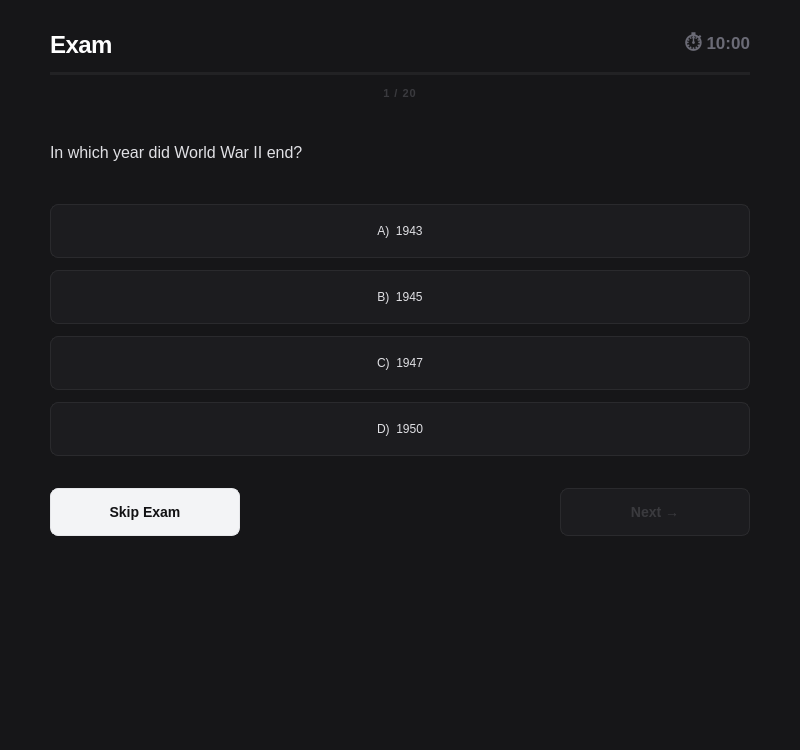
<?xml version="1.0" encoding="UTF-8"?>
<ui version="4.0">
 <class>Exam</class>
 <widget class="QWidget" name="Exam">
  <property name="geometry">
   <rect>
    <x>0</x>
    <y>0</y>
    <width>800</width>
    <height>750</height>
   </rect>
  </property>
  <property name="windowTitle">
   <string>Form</string>
  </property>
  <property name="styleSheet">
   <string notr="true">
QWidget#Exam {
    background-color: #161618;
}
QPushButton#buttonA,
QPushButton#buttonB,
QPushButton#buttonC,
QPushButton#buttonD {
    background-color: #1c1c1f;
    color: #e0e0e4;
    font-size: 12px;
    font-weight: 400;
    border: 1px solid #2a2a2d;
    border-radius: 8px;
    padding: 16px 20px;
}
QPushButton#buttonA:hover,
QPushButton#buttonB:hover,
QPushButton#buttonC:hover,
QPushButton#buttonD:hover {
    background-color: #202023;
    border-color: #3a3a3e;
}
QPushButton#buttonA:pressed,
QPushButton#buttonB:pressed,
QPushButton#buttonC:pressed,
QPushButton#buttonD:pressed {
    background-color: #1a1a1d;
    border-color: #4a4a52;
}
QPushButton#buttonNext {
    background-color: #ffffff;
    color: #111113;
    font-size: 14px;
    font-weight: 600;
    border: none;
    border-radius: 8px;
    padding: 12px 28px;
}
QPushButton#buttonNext:hover {
    background-color: #e8e8e8;
}
QPushButton#buttonNext:disabled {
    background-color: #1c1c1f;
    color: #3a3a3e;
    border: 1px solid #2a2a2d;
}
QPushButton#buttonSkip {
    background-color: #f3f4f6;
    color: #111113;
    font-size: 14px;
    font-weight: 600;
    border: 1px solid #e6e7ea;
    border-radius: 8px;
    padding: 12px 28px;
}
QPushButton#buttonSkip:hover {
    background-color: #e8e9ec;
    border-color: #cfd2d6;
}
QPushButton#buttonSkip:pressed {
    background-color: #dfe2e6;
}
QPushButton#buttonBackHome {
    background-color: transparent;
    color: #6b6b76;
    font-size: 14px;
    font-weight: 500;
    border: 1px solid #2a2a2d;
    border-radius: 8px;
    padding: 12px 28px;
}
QPushButton#buttonBackHome:hover {
    background-color: #1c1c1f;
    color: #ffffff;
    border-color: #3a3a3e;
}
QPushButton#buttonViewExams {
    background-color: transparent;
    color: #6b6b76;
    font-size: 14px;
    font-weight: 500;
    border: 1px solid #2a2a2d;
    border-radius: 8px;
    padding: 12px 28px;
}
QPushButton#buttonViewExams:hover {
    background-color: #1c1c1f;
    color: #ffffff;
    border-color: #3a3a3e;
}
QProgressBar#progressBar {
    background-color: #222224;
    border: none;
    border-radius: 2px;
    max-height: 3px;
}
QProgressBar#progressBar::chunk {
    background-color: #ffffff;
    border-radius: 2px;
}
QLabel#labelExamTitle {
    color: #ffffff;
    font-size: 24px;
    font-weight: 700;
    letter-spacing: -0.5px;
}
QLabel#labelTimer {
    color: #6b6b76;
    font-size: 17px;
    font-weight: 600;
}
QLabel#labelQuestion {
    color: #e0e0e4;
    font-size: 16px;
}
QLabel#labelProgress {
    color: #3a3a3e;
    font-size: 11px;
    font-weight: 600;
    letter-spacing: 1px;
}
QLabel#labelResultTitle {
    color: #4a4a52;
    font-size: 10px;
    font-weight: 600;
    letter-spacing: 3px;
}
QLabel#labelScore {
    color: #3dd68c;
    font-size: 80px;
    font-weight: 700;
    letter-spacing: -4px;
}
QLabel#labelScoreLabel {
    color: #3a3a3e;
    font-size: 10px;
    font-weight: 600;
    letter-spacing: 2px;
}
QLabel#labelGrade {
    color: #6b6b76;
    font-size: 15px;
    font-weight: 500;
}
   </string>
  </property>
  <layout class="QVBoxLayout" name="verticalLayout">
   <property name="spacing">
    <number>0</number>
   </property>
   <property name="leftMargin">
    <number>0</number>
   </property>
   <property name="topMargin">
    <number>0</number>
   </property>
   <property name="rightMargin">
    <number>0</number>
   </property>
   <property name="bottomMargin">
    <number>0</number>
   </property>
   <item>
    <widget class="QStackedWidget" name="stackedWidget">
     <property name="currentIndex">
      <number>0</number>
     </property>
     <widget class="QWidget" name="pageExam">
      <layout class="QVBoxLayout" name="pageExamLayout">
       <property name="spacing">
        <number>12</number>
       </property>
       <property name="leftMargin">
        <number>50</number>
       </property>
       <property name="topMargin">
        <number>30</number>
       </property>
       <property name="rightMargin">
        <number>50</number>
       </property>
       <property name="bottomMargin">
        <number>40</number>
       </property>
       <item>
        <layout class="QHBoxLayout" name="examHeaderLayout">
         <property name="spacing">
          <number>0</number>
         </property>
         <item>
          <widget class="QLabel" name="labelExamTitle">
           <property name="text">
            <string>Exam</string>
           </property>
          </widget>
         </item>
         <item>
          <spacer name="examHeaderSpacer">
           <property name="orientation">
            <enum>Qt::Orientation::Horizontal</enum>
           </property>
           <property name="sizeHint" stdset="0">
            <size>
             <width>40</width>
             <height>20</height>
            </size>
           </property>
          </spacer>
         </item>
         <item>
          <widget class="QLabel" name="labelTimer">
           <property name="text">
            <string>⏱ 10:00</string>
           </property>
           <property name="alignment">
            <set>Qt::AlignmentFlag::AlignRight|Qt::AlignmentFlag::AlignTrailing|Qt::AlignmentFlag::AlignVCenter</set>
           </property>
          </widget>
         </item>
        </layout>
       </item>
       <item>
        <widget class="QProgressBar" name="progressBar">
         <property name="maximumSize">
          <size>
           <width>16777215</width>
           <height>3</height>
          </size>
         </property>
         <property name="maximum">
          <number>20</number>
         </property>
         <property name="value">
          <number>0</number>
         </property>
         <property name="textVisible">
          <bool>false</bool>
         </property>
        </widget>
       </item>
       <item>
        <widget class="QLabel" name="labelProgress">
         <property name="text">
          <string>1 / 20</string>
         </property>
         <property name="alignment">
          <set>Qt::AlignmentFlag::AlignCenter</set>
         </property>
        </widget>
       </item>
       <item>
        <widget class="QLabel" name="labelQuestion">
         <property name="minimumSize">
          <size>
           <width>0</width>
           <height>80</height>
          </size>
         </property>
         <property name="text">
          <string>In which year did World War II end?</string>
         </property>
         <property name="wordWrap">
          <bool>true</bool>
         </property>
        </widget>
       </item>
       <item>
        <widget class="QPushButton" name="buttonA">
         <property name="minimumSize">
          <size>
           <width>0</width>
           <height>54</height>
          </size>
         </property>
         <property name="text">
          <string>A)  1943</string>
         </property>
        </widget>
       </item>
       <item>
        <widget class="QPushButton" name="buttonB">
         <property name="minimumSize">
          <size>
           <width>0</width>
           <height>54</height>
          </size>
         </property>
         <property name="text">
          <string>B)  1945</string>
         </property>
        </widget>
       </item>
       <item>
        <widget class="QPushButton" name="buttonC">
         <property name="minimumSize">
          <size>
           <width>0</width>
           <height>54</height>
          </size>
         </property>
         <property name="text">
          <string>C)  1947</string>
         </property>
        </widget>
       </item>
       <item>
        <widget class="QPushButton" name="buttonD">
         <property name="minimumSize">
          <size>
           <width>0</width>
           <height>54</height>
          </size>
         </property>
         <property name="text">
          <string>D)  1950</string>
         </property>
        </widget>
       </item>
       <item>
        <spacer name="verticalSpacer_2">
         <property name="orientation">
          <enum>Qt::Orientation::Vertical</enum>
         </property>
         <property name="sizeType">
          <enum>QSizePolicy::Policy::Fixed</enum>
         </property>
         <property name="sizeHint" stdset="0">
          <size>
           <width>20</width>
           <height>20</height>
          </size>
         </property>
        </spacer>
       </item>
       <item>
        <layout class="QHBoxLayout" name="examFooterLayout">
         <property name="spacing">
          <number>0</number>
         </property>
         <item>
          <widget class="QPushButton" name="buttonSkip">
           <property name="enabled">
            <bool>true</bool>
           </property>
           <property name="minimumSize">
            <size>
             <width>190</width>
             <height>48</height>
            </size>
           </property>
           <property name="maximumSize">
            <size>
             <width>190</width>
             <height>48</height>
            </size>
           </property>
           <property name="text">
            <string>Skip Exam</string>
           </property>
           <property name="styleSheet">
            <string>
QPushButton {
    background-color: #f3f4f6;
    color: #111113;
    font-size: 14px;
    font-weight: 600;
    border: 1px solid #e6e7ea;
    border-radius: 8px;
    padding: 12px 28px;
}
QPushButton:hover {
    background-color: #e8e9ec;
    border-color: #cfd2d6;
}
QPushButton:pressed {
    background-color: #dfe2e6;
}
            </string>
           </property>
          </widget>
         </item>
         <item>
          <spacer name="examFooterSpacer">
           <property name="orientation">
            <enum>Qt::Orientation::Horizontal</enum>
           </property>
           <property name="sizeHint" stdset="0">
            <size>
             <width>40</width>
             <height>20</height>
            </size>
           </property>
          </spacer>
         </item>
         <item>
          <widget class="QPushButton" name="buttonNext">
           <property name="enabled">
            <bool>false</bool>
           </property>
           <property name="minimumSize">
            <size>
             <width>190</width>
             <height>48</height>
            </size>
           </property>
           <property name="maximumSize">
            <size>
             <width>190</width>
             <height>48</height>
            </size>
           </property>
           <property name="text">
            <string>Next →</string>
           </property>
          </widget>
         </item>
        </layout>
       </item>
       <item>
        <spacer name="examStretchSpacer">
         <property name="orientation">
          <enum>Qt::Orientation::Vertical</enum>
         </property>
         <property name="sizeHint" stdset="0">
          <size>
           <width>20</width>
           <height>20</height>
          </size>
         </property>
        </spacer>
       </item>
      </layout>
     </widget>
     <widget class="QWidget" name="pageResults">
      <layout class="QVBoxLayout" name="pageResultsLayout">
       <property name="spacing">
        <number>16</number>
       </property>
       <property name="leftMargin">
        <number>50</number>
       </property>
       <property name="topMargin">
        <number>60</number>
       </property>
       <property name="rightMargin">
        <number>50</number>
       </property>
       <property name="bottomMargin">
        <number>40</number>
       </property>
       <item>
        <spacer name="resultsVerticalSpacer">
         <property name="orientation">
          <enum>Qt::Orientation::Vertical</enum>
         </property>
         <property name="sizeType">
          <enum>QSizePolicy::Policy::Fixed</enum>
         </property>
         <property name="sizeHint" stdset="0">
          <size>
           <width>20</width>
           <height>100</height>
          </size>
         </property>
        </spacer>
       </item>
       <item>
        <widget class="QLabel" name="labelResultTitle">
         <property name="text">
          <string>EXAM COMPLETE</string>
         </property>
         <property name="alignment">
          <set>Qt::AlignmentFlag::AlignCenter</set>
         </property>
        </widget>
       </item>
       <item>
        <widget class="QLabel" name="labelScore">
         <property name="minimumSize">
          <size>
           <width>0</width>
           <height>96</height>
          </size>
         </property>
         <property name="maximumSize">
          <size>
           <width>16777215</width>
           <height>96</height>
          </size>
         </property>
         <property name="text">
          <string>17 / 20</string>
         </property>
         <property name="alignment">
          <set>Qt::AlignmentFlag::AlignCenter</set>
         </property>
        </widget>
       </item>
       <item>
        <widget class="QLabel" name="labelScoreLabel">
         <property name="text">
          <string>CORRECT ANSWERS</string>
         </property>
         <property name="alignment">
          <set>Qt::AlignmentFlag::AlignCenter</set>
         </property>
        </widget>
       </item>
       <item>
        <widget class="QLabel" name="labelGrade">
         <property name="font">
          <font>
           <pointsize>-1</pointsize>
           <fontweight>Medium</fontweight>
          </font>
         </property>
         <property name="text">
          <string>Grade: Excellent (6)</string>
         </property>
         <property name="alignment">
          <set>Qt::AlignmentFlag::AlignCenter</set>
         </property>
        </widget>
       </item>
       <item>
        <spacer name="verticalSpacer">
         <property name="orientation">
          <enum>Qt::Orientation::Vertical</enum>
         </property>
         <property name="sizeType">
          <enum>QSizePolicy::Policy::Minimum</enum>
         </property>
         <property name="sizeHint" stdset="0">
          <size>
           <width>20</width>
           <height>20</height>
          </size>
         </property>
        </spacer>
       </item>
       <item>
        <layout class="QHBoxLayout" name="resultsButtonsLayout">
         <property name="spacing">
          <number>20</number>
         </property>
         <item>
          <spacer name="resultsLeftSpacer">
           <property name="orientation">
            <enum>Qt::Orientation::Horizontal</enum>
           </property>
           <property name="sizeHint" stdset="0">
            <size>
             <width>40</width>
             <height>20</height>
            </size>
           </property>
          </spacer>
         </item>
         <item>
          <widget class="QPushButton" name="buttonBackHome">
           <property name="minimumSize">
            <size>
             <width>160</width>
             <height>44</height>
            </size>
           </property>
           <property name="maximumSize">
            <size>
             <width>160</width>
             <height>44</height>
            </size>
           </property>
           <property name="text">
            <string>Home</string>
           </property>
          </widget>
         </item>
         <item>
          <widget class="QPushButton" name="buttonViewExams">
           <property name="minimumSize">
            <size>
             <width>160</width>
             <height>44</height>
            </size>
           </property>
           <property name="maximumSize">
            <size>
             <width>160</width>
             <height>44</height>
            </size>
           </property>
           <property name="styleSheet">
            <string notr="true">
QPushButton {
    background-color: transparent;
    color: #6b6b76;
    font-size: 14px;
    font-weight: 500;
    border: 1px solid #2a2a2d;
    border-radius: 8px;
    padding: 12px 28px;
}
QPushButton:hover {
    background-color: #1c1c1f;
    color: #ffffff;
    border-color: #3a3a3e;
}
            </string>
           </property>
           <property name="text">
            <string>View Exams</string>
           </property>
          </widget>
         </item>
         <item>
          <spacer name="resultsRightSpacer">
           <property name="orientation">
            <enum>Qt::Orientation::Horizontal</enum>
           </property>
           <property name="sizeHint" stdset="0">
            <size>
             <width>40</width>
             <height>20</height>
            </size>
           </property>
          </spacer>
         </item>
        </layout>
       </item>
       <item>
        <spacer name="pageResultsBottomSpacer">
         <property name="orientation">
          <enum>Qt::Orientation::Vertical</enum>
         </property>
         <property name="sizeType">
          <enum>QSizePolicy::Policy::Expanding</enum>
         </property>
         <property name="sizeHint" stdset="0">
          <size>
           <width>20</width>
           <height>60</height>
          </size>
         </property>
        </spacer>
       </item>
      </layout>
     </widget>
    </widget>
   </item>
  </layout>
 </widget>
 <resources/>
 <connections/>
</ui>
